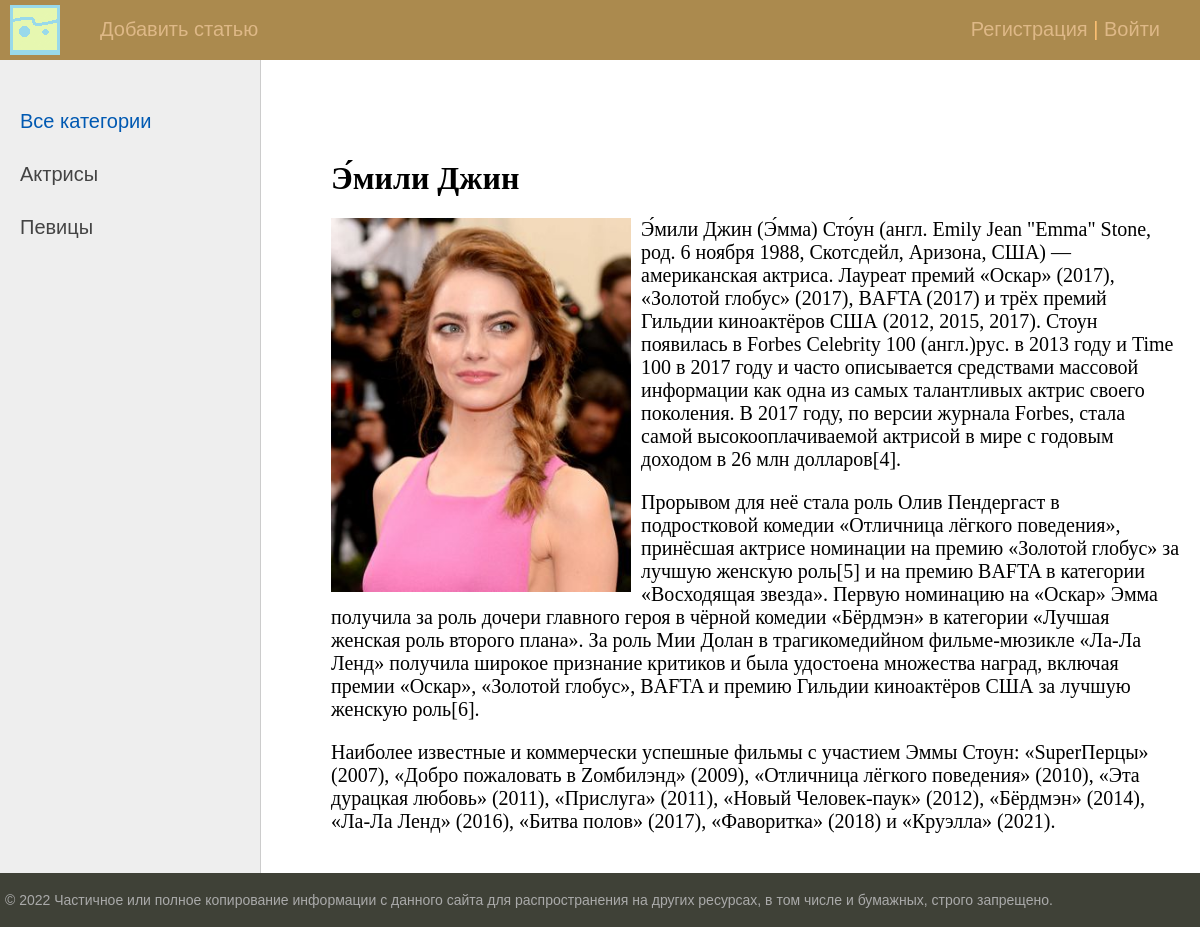
Page /post/emili-dzhin/ on the committed database.
### women/models.py (models this page shows, shortened)
class Category(models.Model):
    name = models.CharField(max_length=100, db_index=True, verbose_name='Категория')
    slug = models.SlugField(max_length=255, unique=True, db_index=True, verbose_name="URL")
    def get_absolute_url(self):
        return reverse('category', kwargs={'cat_slug': self.slug})
    class Meta:
        verbose_name = 'Категорию'
        verbose_name_plural = 'Категории'
        ordering = ['id']

class Women(models.Model):
    title = models.CharField(max_length=255, verbose_name='Заголовок')
    slug = models.SlugField(max_length=255, unique=True, db_index=True, verbose_name='URL')
    content = models.TextField(blank=True, verbose_name='Текст статьи')
    photo = models.FileField(upload_to="photos/%Y/%m/%d/", verbose_name='Фото')
    time_create = models.DateTimeField(auto_now_add=True, verbose_name='Время создания')
    time_update = models.DateTimeField(auto_now=True, verbose_name='Время изменения')
    is_published = models.BooleanField(default=True, verbose_name='Публикация')
    cat = models.ForeignKey('Category', on_delete=models.PROTECT, verbose_name='Категории')
    def __str__(self):
        return self.title
    class Meta:
        verbose_name = 'Женщину'
        verbose_name_plural = 'Женщины'
        ordering = ['-time_create', 'title']

### women/views.py (the view)
# urls.py: path('post/<slug:post_slug>/', ShowPost.as_view(), name='post'),
class ShowPost(DataMixin, DetailView):
    model = Women
    template_name = 'women/post.html'
    slug_url_kwarg = 'post_slug'
    context_object_name = 'post'
    def get_context_data(self, *, object_list=None, **kwargs):
        context = super().get_context_data(**kwargs)
        c_def = self.get_user_context(title=context['post'])
        return dict(list(context.items()) + list(c_def.items()))

### women/utils.py (called while the page is built)
    def get_user_context(self, **kwargs):
        context = kwargs
        cats = cache.get('cats')
        if not cats:
            cats = Category.objects.annotate(Count('women'))
            cache.set('cats', cats, 60)
        user_menu = menu.copy()
        if not self.request.user.is_authenticated:
            user_menu.pop(1)
        context['menu'] = user_menu
        context['cats'] = cats
        if 'cat_selected' not in context:
            context['cat_selected'] = 0
        return context

### women/templates/women/post.html
{% extends 'women/base.html' %}
{% block content %}
<h1>{{post.title}}</h1>
{% if post.photo %}
<p><img class='img-article-left', src='{{post.photo.url}}'></p>
{% endif %}
{{post.content|linebreaks}}
{% endblock %}

### women/templates/women/base.html (shortened to what this page needs)
{% load static %}
{% load women_tags %}
<!DOCTYPE html>
<html>
<head>
	<link type="text/css" href="{% static 'women/css/stylee.css' %}" rel="stylesheet" />
</head>
<body>
<table class="table-page" border=0 cellpadding="0" cellspacing="0">
<tr><td valign=top>
{% block mainmenu %}
		<div class="header">
			<ul id="mainmenu" class="mainmenu">
			<li class="logo"><a href="{% url 'home' %}"><div class="logo"></div></a></li>
{% for m in menu %}
			<li><a href="{% url m.url_name %}">{{m.title}}</a></li>
{% endfor %}
			{% if request.user.is_authenticated %}
			<li class = 'last'> {{user.username}} | <a href="{% url 'logout' %}">Выйти</a></li>
			{% else %}
			<li class = 'last'><a href="{% url 'register' %}">Регистрация</a> | <a href="{% url 'login' %}">Войти</a></li>
			{% endif %}
		    </ul>
		</div>
{% endblock mainmenu %}
<table class="table-content" border=0 cellpadding="0" cellspacing="0">
<tr>
	<td valign="top" class="left-chapters">
	<ul id="leftchapters">
{% if cat_selected == 0 %}
		<li class="selected">Все категории</li>
{% else %}
		<li><a href="{% url 'home' %}">Все категории </a></li>
{% endif %}
{% for c in cats %}
{% if c.women__count > 0 %}
	{% if c.pk == cat_selected %}
		<li class='selected'>{{c.name}}</li>
	{% else %}
		<li><a href="{{ c.get_absolute_url }}">{{c.name}}</a></li>
	{% endif %}
{% endif %}
{% endfor %}
	</ul>
</td>
<td valign="top" class="content">
	<div class="content-text">
{% block content %}
{% endblock %}
	</div>
</td></tr></table>
</td></tr>
<tr><td valign=top>
	<div id="footer">
		<p>&copy; 2022 Частичное или полное копирование информации с данного сайта для распространения на других ресурсах, в том числе и бумажных, строго запрещено.</p>
	</div>
</td></tr></table>
</body>
</html>

### women/static/women/css/stylee.css (style rules this page uses)
html, body { font-family: 'Arial'; margin: 0; padding: 0; height: 100%; width: 100%; color: #444; }
a { color: #0059b2; text-decoration: none; }
img { max-width: 600px; height: auto; }
img.img-article-left { max-width: 300px; height: auto; float: left; padding: 0 10px 10px 0; }
.table-page { width: 100%; height: 100%; vertical-align: top; }
.table-page tr { height: 100%; }
.header { background: #ab8a4e; height: 60px; }
.logo { background: url('../images/logo1.png') no-repeat 10px 5px; width: 70px; height: 60px; }
ul.mainmenu { list-style: none; margin: 0; padding: 0; height: 60px; color: #fdc073; font-size: 20px; overflow: hidden; }
ul.mainmenu li { float: left; margin: 18px 40px 0 30px; }
ul.mainmenu li.logo { margin: 0; }
ul.mainmenu li.last { float: right; }
ul.mainmenu li a { color: #DEB887; text-decoration: none; }
.table-content { width: 100%; min-height: 100%; height: 100%; }
.left-chapters { margin: 0; background: #eee; border-right: 1px solid #ccc; min-height: 100%; }
.left-chapters ul { width: 230px; min-height: 100%; margin: 0; padding: 20px 10px 10px 20px; list-style: none; font-size: 20px; }
.left-chapters ul li { margin: 30px 0 0 0; color: #999; }
.left-chapters ul li.selected { color: #0059b2; }
.left-chapters ul li a { color: #444; text-decoration: none; }
.content { padding: 40px 20px 20px 40px; width: 100%; box-sizing: border-box; }
.content-text { margin: 60px 0 0 30px; color: #000; font-size: 20px; font-family: Yandex Sans Display Light; }
.content-text h1 { font-size: 32px; }
#footer { box-sizing: border-box; background: #3F4137; padding: 5px; color: #aaa; font-size: 14px; font-family: Verdana, Geneva, Arial, Helvetica; text-align: left; overflow: hidden; }

### rows in the picture
Category: name "Актрисы"
Category: name "Певицы"
Women: title "Э́мили Джин", photo (picture), content "Э́мили Джин (Э́мма) Сто́ун (англ. Emily Jean \"Emma\" Stone, род. 6 ноября 1988, Скотсдейл, Аризона, США) — американская актриса. Лауреат премий «Оскар» (2017), «Золотой глобус» (2017), BAFTA (2017) и трёх премий Гильдии киноактёров США (2012, 2015, 2017). Стоун появилась в Forbes Celebrity 100 (англ.)рус. в 2013 году и Time 100 в 2017 году и часто описывается средствами массовой информации как одна из самых талантливых актрис своего поколения. В 2017 году, по версии журнала Forbes, стала самой высокооплачиваемой актрисой в мире с годовым доходом в 26 млн долларов[4]. Прорывом для неё стала роль Олив Пендергаст в подростковой комедии «Отличница лёгкого поведения», принёсшая актрисе номинации…"

### other values in the picture
{{ m.title }} "Добавить статью"
